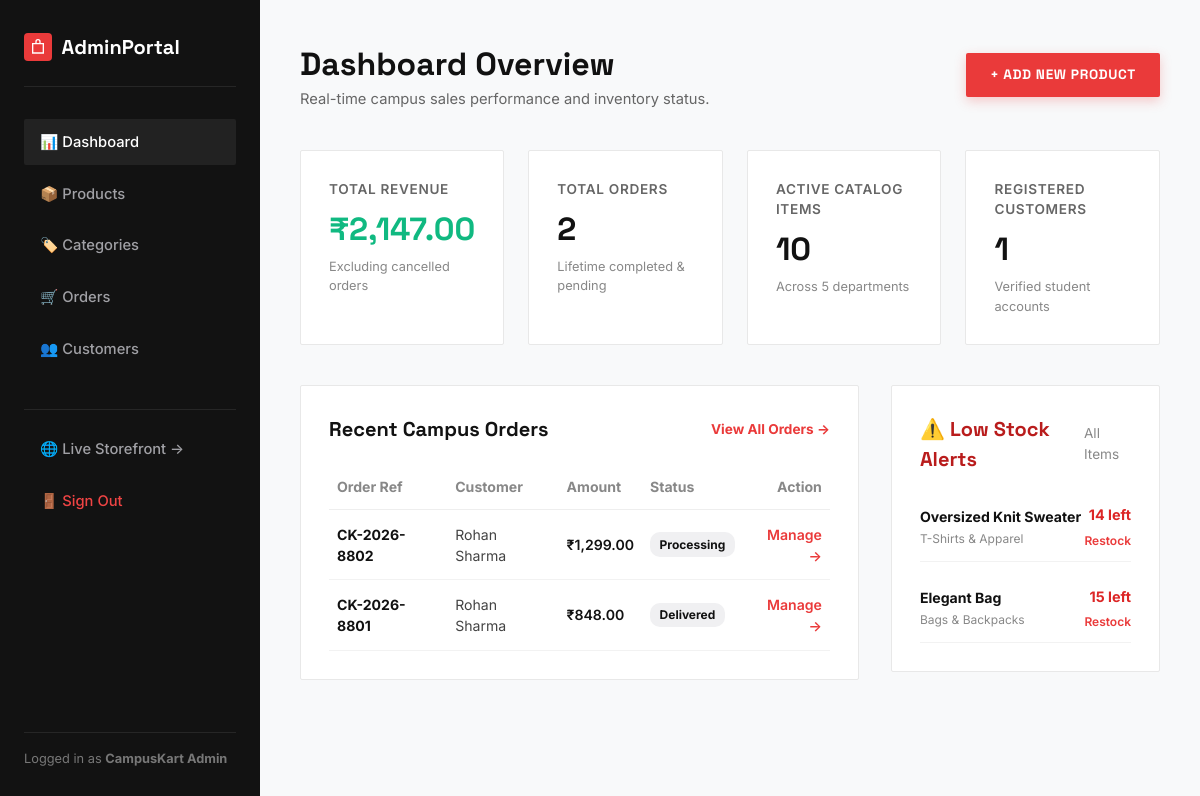
/admin/index.php (signed in), run on the app's committed database.
### tables this page shows
CREATE TABLE `orders` (
  `id` INT AUTO_INCREMENT PRIMARY KEY,
  `order_number` VARCHAR(30) NOT NULL UNIQUE,
  `user_id` INT NOT NULL,
  `customer_name` VARCHAR(100) NOT NULL,
  `email` VARCHAR(150) NOT NULL,
  `phone` VARCHAR(20) NOT NULL,
  `address` TEXT NOT NULL,
  `city` VARCHAR(100) NOT NULL,
  `state` VARCHAR(100) NOT NULL,
  `pincode` VARCHAR(20) NOT NULL,
  `subtotal` DECIMAL(10, 2) NOT NULL,
  `delivery_charge` DECIMAL(10, 2) NOT NULL DEFAULT 0.00,
  `total_amount` DECIMAL(10, 2) NOT NULL,
  `payment_method` VARCHAR(50) NOT NULL DEFAULT 'Cash on Delivery',
  `status` ENUM('Pending', 'Processing', 'Shipped', 'Delivered', 'Cancelled') NOT NULL DEFAULT 'Pending',
  `created_at` TIMESTAMP NOT NULL DEFAULT CURRENT_TIMESTAMP,
  FOREIGN KEY (`user_id`) REFERENCES `users`(`id`) ON DELETE CASCADE,
  INDEX `idx_orders_user` (`user_id`),
  INDEX `idx_orders_status` (`status`),
  INDEX `idx_orders_created` (`created_at`)
);

CREATE TABLE `products` (
  `id` INT AUTO_INCREMENT PRIMARY KEY,
  `category_id` INT NOT NULL,
  `name` VARCHAR(255) NOT NULL,
  `slug` VARCHAR(255) NOT NULL,
  `description` TEXT NOT NULL,
  `price` DECIMAL(10, 2) NOT NULL,
  `original_price` DECIMAL(10, 2) NULL,
  `stock` INT NOT NULL DEFAULT 0,
  `rating` DECIMAL(2, 1) NOT NULL DEFAULT 5.0,
  `rating_count` INT NOT NULL DEFAULT 12,
  `is_featured` TINYINT(1) NOT NULL DEFAULT 0,
  `image` VARCHAR(255) NOT NULL,
  `created_at` TIMESTAMP NOT NULL DEFAULT CURRENT_TIMESTAMP,
  `updated_at` TIMESTAMP NOT NULL DEFAULT CURRENT_TIMESTAMP ON UPDATE CURRENT_TIMESTAMP,
  FOREIGN KEY (`category_id`) REFERENCES `categories`(`id`) ON DELETE CASCADE,
  INDEX `idx_products_category` (`category_id`),
  INDEX `idx_products_price` (`price`),
  INDEX `idx_products_stock` (`stock`)
);

CREATE TABLE `categories` (
  `id` INT AUTO_INCREMENT PRIMARY KEY,
  `name` VARCHAR(100) NOT NULL,
  `slug` VARCHAR(100) NOT NULL UNIQUE,
  `description` TEXT NULL,
  `created_at` TIMESTAMP NOT NULL DEFAULT CURRENT_TIMESTAMP
);

### includes/functions.php (called while the page is built, shortened)
<?php
function sanitize(?string $value): string
{
    return htmlspecialchars(trim((string)$value), ENT_QUOTES, 'UTF-8');
}
function format_price(float $amount): string
{
    return '₹' . number_format($amount, 2, '.', ',');
}

### admin/index.php (the view, shortened to what this page needs)
<?php
require_once __DIR__ . '/../includes/functions.php';
$pdo = get_db_connection();
$totalProducts = (int)$pdo->query("SELECT COUNT(*) FROM products")->fetchColumn();
$totalCustomers = (int)$pdo->query("SELECT COUNT(*) FROM users WHERE role = 'customer'")->fetchColumn();
$totalOrders = (int)$pdo->query("SELECT COUNT(*) FROM orders")->fetchColumn();
$totalRevenue = (float)$pdo->query("SELECT COALESCE(SUM(total_amount), 0) FROM orders WHERE status != 'Cancelled'")->fetchColumn();
$recentOrdersStmt = $pdo->query("
    SELECT o.*, u.name AS user_name
    FROM orders o
    LEFT JOIN users u ON o.user_id = u.id
    ORDER BY o.id DESC
    LIMIT 5
");
$recentOrders = $recentOrdersStmt->fetchAll();
$lowStockStmt = $pdo->query("
    SELECT p.*, c.name AS category_name
    FROM products p
    JOIN categories c ON p.category_id = c.id
    WHERE p.stock <= 15
    ORDER BY p.stock ASC
    LIMIT 6
");
$lowStockProducts = $lowStockStmt->fetchAll();
?>
<!DOCTYPE html>
<html lang="en">
<head>
    <link rel="stylesheet" href="../assets/css/style.css">
</head>
<body style="background:#f8f9fa;">
<div class="admin-shell">
    <aside class="admin-sidebar">
        <div style="display:flex; align-items:center; gap:0.6rem; padding-bottom:1.5rem; border-bottom:1px solid #262626;">
            <span class="logo-icon" style="background:var(--accent-red); width:28px; height:28px;">
                <svg viewBox="0 0 24 24" style="width:16px;height:16px;"><path d="M16 6V4a4 4 0 0 0-8 0v2H3v16h18V6h-5zm-6-2a2 2 0 0 1 4 0v2h-4V4zm9 16H5V8h14v12z"/></svg>
            </span>
            <span style="font-family:var(--font-display); font-size:1.25rem; font-weight:700;">AdminPortal</span>
        </div>
        <ul class="admin-nav">
            <li><a href="index.php" class="active">📊 Dashboard</a></li>
            <li><a href="products.php">📦 Products</a></li>
            <li><a href="categories.php">🏷️ Categories</a></li>
            <li><a href="orders.php">🛒 Orders</a></li>
            <li><a href="customers.php">👥 Customers</a></li>
            <li style="margin-top:2rem; border-top:1px solid #262626; padding-top:1rem;">
                <a href="../shop.php" target="_blank">🌐 Live Storefront &rarr;</a>
            </li>
            <li>
                <a href="../logout.php" style="color:#ef4444;">🚪 Sign Out</a>
            </li>
        </ul>
        <div style="margin-top:auto; font-size:0.8rem; color:#777; border-top:1px solid #262626; padding-top:1rem;">
            Logged in as <strong><?= sanitize($_SESSION['user']['name']) ?></strong>
        </div>
    </aside>
    <main class="admin-main">
        <header style="display:flex; justify-content:space-between; align-items:center; margin-bottom:2.5rem;">
            <div>
                <h1 style="font-family:var(--font-display); font-size:2rem; font-weight:700; color:#111;">Dashboard Overview</h1>
                <p style="color:#666; font-size:0.92rem;">Real-time campus sales performance and inventory status.</p>
            </div>
            <div>
                <a href="product-create.php" class="btn-primary" style="padding:0.75rem 1.5rem; font-size:0.85rem;">+ ADD NEW PRODUCT</a>
            </div>
        </header>
        <div class="kpi-grid">
            <div class="kpi-card">
                <div class="kpi-label">Total Revenue</div>
                <div class="kpi-value" style="color:#10b981;"><?= format_price($totalRevenue) ?></div>
                <div style="font-size:0.8rem; color:#888; margin-top:0.25rem;">Excluding cancelled orders</div>
            </div>
            <div class="kpi-card">
                <div class="kpi-label">Total Orders</div>
                <div class="kpi-value"><?= $totalOrders ?></div>
                <div style="font-size:0.8rem; color:#888; margin-top:0.25rem;">Lifetime completed &amp; pending</div>
            </div>
            <div class="kpi-card">
                <div class="kpi-label">Active Catalog Items</div>
                <div class="kpi-value"><?= $totalProducts ?></div>
                <div style="font-size:0.8rem; color:#888; margin-top:0.25rem;">Across 5 departments</div>
            </div>
            <div class="kpi-card">
                <div class="kpi-label">Registered Customers</div>
                <div class="kpi-value"><?= $totalCustomers ?></div>
                <div style="font-size:0.8rem; color:#888; margin-top:0.25rem;">Verified student accounts</div>
            </div>
        </div>
        <div style="display:grid; grid-template-columns:1.35fr 0.65fr; gap:2rem; align-items:start;">
            <div style="background:#fff; border:1px solid var(--border-light); border-radius:var(--radius-sm); padding:1.75rem;">
                <div style="display:flex; justify-content:space-between; align-items:center; margin-bottom:1.25rem;">
                    <h2 style="font-family:var(--font-display); font-size:1.25rem; font-weight:700;">Recent Campus Orders</h2>
                    <a href="orders.php" style="font-size:0.85rem; color:var(--accent-red); font-weight:700;">View All Orders &rarr;</a>
                </div>
                <?php if (!empty($recentOrders)): ?>
                    <table style="width:100%; border-collapse:collapse; font-size:0.88rem;">
                        <thead>
                            <tr style="border-bottom:1px solid #eee; text-align:left; color:#888;">
                                <th style="padding:0.75rem 0.5rem;">Order Ref</th>
                                <th style="padding:0.75rem 0.5rem;">Customer</th>
                                <th style="padding:0.75rem 0.5rem;">Amount</th>
                                <th style="padding:0.75rem 0.5rem;">Status</th>
                                <th style="padding:0.75rem 0.5rem; text-align:right;">Action</th>
                            </tr>
                        </thead>
                        <tbody>
                            <?php foreach ($recentOrders as $ord): ?>
                                <tr style="border-bottom:1px solid #f2f2f2;">
                                    <td style="padding:0.85rem 0.5rem; font-weight:700;">
                                        <a href="order-details.php?id=<?= $ord['id'] ?>" style="color:#111;"><?= sanitize($ord['order_number']) ?></a>
                                    </td>
                                    <td style="padding:0.85rem 0.5rem; color:#444;">
                                        <?= sanitize($ord['customer_name']) ?>
                                    </td>
                                    <td style="padding:0.85rem 0.5rem; font-weight:600;">
                                        <?= format_price((float)$ord['total_amount']) ?>
                                    </td>
                                    <td style="padding:0.85rem 0.5rem;">
                                        <span style="display:inline-block; padding:0.2rem 0.6rem; border-radius:10px; font-size:0.75rem; font-weight:700; background:#f0f0f2;">
                                            <?= sanitize($ord['status']) ?>
                                        </span>
                                    </td>
                                    <td style="padding:0.85rem 0.5rem; text-align:right;">
                                        <a href="order-details.php?id=<?= $ord['id'] ?>" style="color:var(--accent-red); font-weight:600;">Manage &rarr;</a>
                                    </td>
                                </tr>
                            <?php endforeach; ?>
                        </tbody>
                    </table>
                <?php else: ?>
                    <p style="color:#888; font-size:0.9rem; padding:1.5rem 0; text-align:center;">No orders placed yet.</p>
                <?php endif; ?>
            </div>
            <div style="background:#fff; border:1px solid var(--border-light); border-radius:var(--radius-sm); padding:1.75rem;">
                <div style="display:flex; justify-content:space-between; align-items:center; margin-bottom:1.25rem;">
                    <h2 style="font-family:var(--font-display); font-size:1.25rem; font-weight:700; color:#b91c1c;">⚠️ Low Stock Alerts</h2>
                    <a href="products.php" style="font-size:0.85rem; color:#888;">All Items</a>
                </div>
                <?php if (!empty($lowStockProducts)): ?>
                    <div style="display:flex; flex-direction:column; gap:0.85rem;">
                        <?php foreach ($lowStockProducts as $lp): ?>
                            <div style="display:flex; justify-content:space-between; align-items:center; padding:0.65rem 0; border-bottom:1px solid #f2f2f2; font-size:0.88rem;">
                                <div>
                                    <strong style="display:block; color:#111;"><?= sanitize($lp['name']) ?></strong>
                                    <span style="font-size:0.75rem; color:#888;"><?= sanitize($lp['category_name']) ?></span>
                                </div>
                                <div style="text-align:right;">
                                    <span style="color:#dc2626; font-weight:700; font-size:0.9rem;"><?= $lp['stock'] ?> left</span>
                                    <div style="margin-top:0.2rem;">
                                        <a href="product-edit.php?id=<?= $lp['id'] ?>" style="font-size:0.75rem; color:var(--accent-red); font-weight:600;">Restock</a>
                                    </div>
                                </div>
                            </div>
                        <?php endforeach; ?>
                    </div>
                <?php else: ?>
                    <p style="color:#10b981; font-size:0.9rem; padding:1.5rem 0; text-align:center;">All products have healthy inventory levels.</p>
                <?php endif; ?>
            </div>
        </div>
    </main>
</div>
</body>
</html>

### assets/css/style.css (style rules this page uses)
:root { --bg-main: #ffffff; --bg-subtle: #f6f6f6; --bg-surface: #f4f4f5; --bg-dark: #121212; --bg-dark-card: #1c1c1e; --text-main: #121212; --text-muted: #666666; --text-light: #999999; --text-inverse: #ffffff; --accent-red: #ea3a3a; --accent-red-hover: #d32f2f; --accent-red-subtle: #fee2e2; --border-light: #e8e8e8; --border-dark: #2c2c2e; --star-color: #f59e0b; --status-pending: #f59e0b; --status-processing: #3b82f6; --status-shipped: #8b5cf6; --status-delivered: #10b981; --status-cancelled: #ef4444; --font-display: 'Space Grotesk', -apple-system, BlinkMacSystemFont, "Segoe UI", Roboto, sans-serif; --font-body: 'Inter', -apple-system, BlinkMacSystemFont, "Segoe UI", Roboto, sans-serif; --container-max: 1240px; --radius-sm: 2px; --radius-md: 4px; --radius-lg: 8px; --transition: all 0.2s cubic-bezier(0.16, 1, 0.3, 1); }
*, *::before, *::after { box-sizing: border-box; margin: 0; padding: 0; }
html { font-size: 16px; scroll-behavior: smooth; -webkit-font-smoothing: antialiased; }
body { font-family: var(--font-body); color: var(--text-main); background-color: var(--bg-main); line-height: 1.5; min-height: 100vh; display: flex; flex-direction: column; }
a { color: inherit; text-decoration: none; transition: var(--transition); }
.logo-icon { width: 32px; height: 32px; display: flex; align-items: center; justify-content: center; background: #111; color: #fff; border-radius: 4px; }
.logo-icon svg { width: 20px; height: 20px; fill: currentColor; }
.btn-primary { display: inline-block; background-color: var(--accent-red); color: #ffffff; font-family: var(--font-display); font-size: 0.92rem; font-weight: 700; letter-spacing: 0.05em; text-transform: uppercase; padding: 1rem 2.25rem; border-radius: var(--radius-sm); transition: var(--transition); box-shadow: 0 4px 12px rgba(234, 58, 58, 0.25); }
.admin-shell { display: grid; grid-template-columns: 260px 1fr; min-height: 100vh; }
.admin-sidebar { background: var(--bg-dark); color: #ffffff; padding: 2rem 1.5rem; display: flex; flex-direction: column; }
.admin-nav { margin-top: 2rem; display: flex; flex-direction: column; gap: 0.35rem; list-style: none; }
.admin-nav a { display: flex; align-items: center; gap: 0.75rem; padding: 0.75rem 1rem; border-radius: var(--radius-sm); color: #a0a0a5; font-size: 0.92rem; font-weight: 500; }
.admin-nav a:hover, .admin-nav a.active { background: #222; color: #fff; }
.admin-main { background: #f8f9fa; padding: 2.5rem; }
.kpi-grid { display: grid; grid-template-columns: repeat(4, 1fr); gap: 1.5rem; margin-bottom: 2.5rem; }
.kpi-card { background: #fff; padding: 1.75rem; border-radius: var(--radius-sm); border: 1px solid var(--border-light); }
.kpi-label { font-size: 0.85rem; color: var(--text-muted); text-transform: uppercase; letter-spacing: 0.05em; font-weight: 600; }
.kpi-value { font-family: var(--font-display); font-size: 2rem; font-weight: 700; margin-top: 0.35rem; }

### data on the page
orders: order_number "CK-2026-8802", customer_name "Rohan Sharma", total_amount "₹1,299.00", status "Processing"
orders: order_number "CK-2026-8801", customer_name "Rohan Sharma", total_amount "₹848.00", status "Delivered"
products: name "Oversized Knit Sweater", category.name "T-Shirts & Apparel", stock "14"
products: name "Elegant Bag", category.name "Bags & Backpacks", stock "15"

### other printed values
$_SESSION['user']['name'] "CampusKart Admin"
format_price($totalRevenue) "₹2,147.00"
$totalOrders "2"
$totalProducts "10"
$totalCustomers "1"
